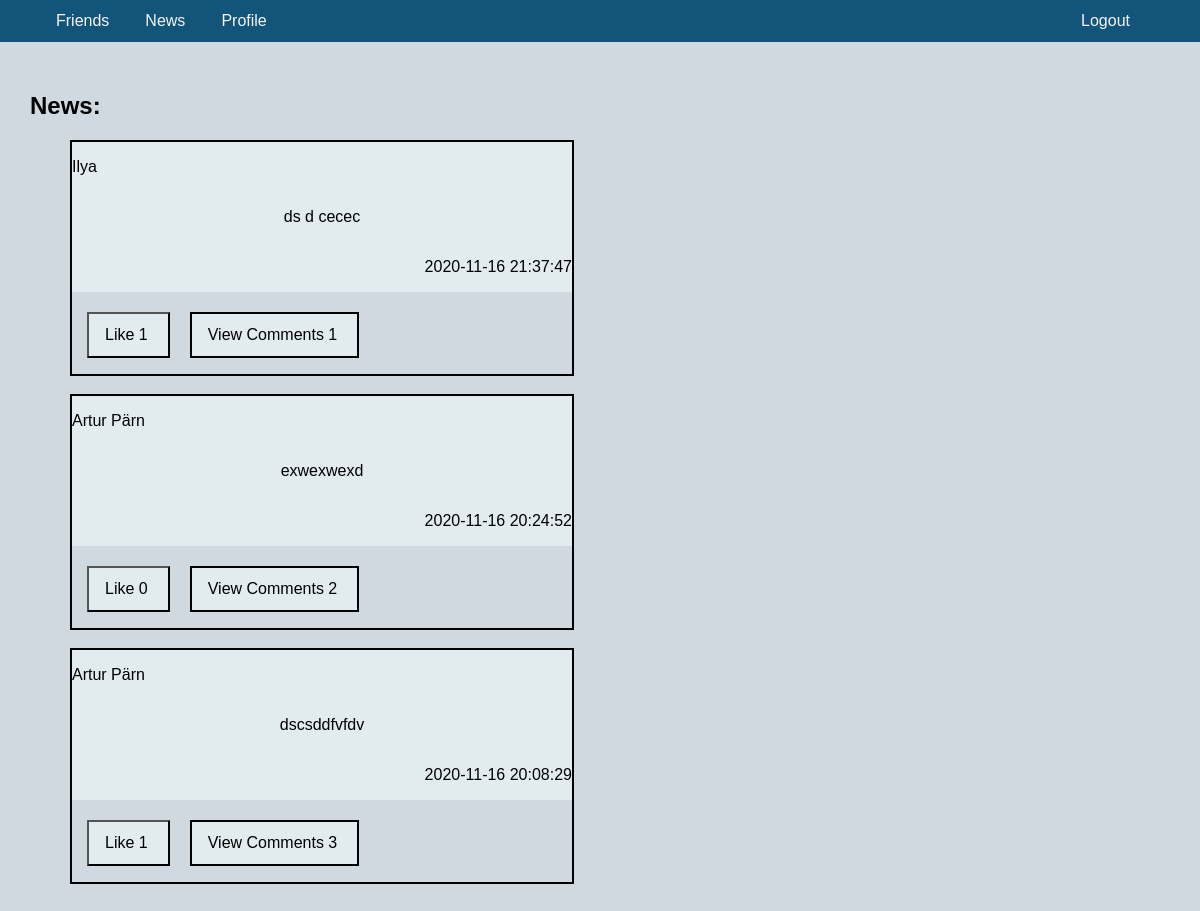
The app's page /news.php (signed in) with its own data.
### tables this page shows
CREATE TABLE `posts` (
  `id` int(11) NOT NULL,
  `user_id` int(11) NOT NULL,
  `username` varchar(50) NOT NULL,
  `content` text NOT NULL,
  `created_at` datetime NOT NULL DEFAULT current_timestamp(),
  `updated_at` datetime NOT NULL DEFAULT current_timestamp() ON UPDATE current_timestamp()
);

### includes/db.php (called while the page is built, shortened)
<?php
function db() {
    static $conn;
    if ($conn===NULL){
        $conn = mysqli_connect (DB_HOST, DB_USER, DB_PASS, DB_BASE);
        $conn->set_charset('utf8');
    }
    return $conn;
}
function db_get_list($query) {
    $conn = db();
    $data = [];
    $res =  mysqli_query($conn, $query) or die(mysqli_error($conn));
    while($row = mysqli_fetch_object($res)) {
        $data[] = $row;
    }
    return $data;
}
function get_likes($post_id) {
    $query = 'SELECT * FROM reactions WHERE post_id="%d"';
    $query = sprintf($query, $post_id);
    return db_get_list($query);
}
function get_comments($post_id) {
    $query = 'SELECT * FROM comments WHERE post_id="%d" ORDER BY created_at DESC';
    $query = sprintf($query, $post_id);
    return db_get_list($query);
}

### news.php (the view, shortened to what this page needs)
<?php
require_once 'includes/db.php';
$friends_id = [];
$news = [];
$friends = get_friends($_SESSION['id']);
foreach ($friends as $friend) {
    $friends_id[] = $friend['id'];
}
foreach (db_get_list('SELECT * FROM posts ORDER BY created_at DESC') as $post) {
    foreach ($friends_id as $id) {
        if ($post->user_id == $id) {
            $news[] = $post;
        }
    }
}
?>
<?php include 'components/header.php'; ?>
<div class="main_div_login">
    <h2>News:</h2>
    <?php if (count($news) === 0) { ?>
        <h3>You friends have no posts yet.</h3>
    <?php } else { ?>
        <ul class="posts">
            <?php foreach ($news as $post) { ?>
                <li class="post">
                    <div class="post_content">
                        <p><?php echo $post->username; ?></p>
                        <p style="align-self: center"><?php echo $post->content; ?></p>
                        <p style="align-self: flex-end"><?php echo $post->created_at; ?></p>
                    </div>
                    <div class="buttons">
                    <form method="post">
                        <?php $likes = get_likes($post->id)?>
                        <input class="button" type="submit" value="Like <?php echo count($likes)?>">
                    </form>
                    <a class="linkBtn" href="comments.php?post_id=<?php echo $post->id?>&location=news.php">View Comments <?php echo count(get_comments($post->id))?></a>
                    </div>
                </li>
                <br>
            <?php } ?>
        </ul>
    <?php } ?>
</div>
<?php include 'components/footer.php'; ?>

### assets/css/style.css (style rules this page uses)
body { margin: 0; background-color: #cfd9df; background-size: 100% 100%; }
li a { display: block; height: 30px; font-family: Helvetica, sans-serif; color: whitesmoke; padding-top: 12px; padding-left: 16px; padding-right: 20px; text-decoration: none; }
a { font-family: Helvetica, sans-serif; color: black; text-decoration: none; }
.linkBtn { border: solid 2px black; padding: 12px 20px 0 16px; background: #e2ebf0; font-family: Helvetica, sans-serif; color: black; text-decoration: none; margin-top: 20px; margin-left: 20px; }
.main_div_login { padding-left: 30px; margin-top: 50px; font-family: Helvetica, sans-serif; padding-bottom: 50px; }
.button { background: #e2ebf0; margin-top: 20px; padding: 12px 20px 12px 16px; font-size: medium; }
.posts { display: flex; flex-flow: column wrap; list-style-type: none; }
.post_content { display: flex; flex-flow: column wrap; background-color: #e2ebf0; }
.buttons { display: flex; flex-flow: row; justify-content: flex-start; padding-left: 15px; }
.post { display: flex; flex-flow: column wrap; width: 500px; border: solid 2px black; }

### records on screen
posts: username "Ilya", content "ds d cecec", created_at "2020-11-16 21:37:47", count(get_comments($post->id)) "1"
posts: username "Artur Pärn", content "exwexwexd", created_at "2020-11-16 20:24:52", count(get_comments($post->id)) "2"
posts: username "Artur Pärn", content "dscsddfvfdv", created_at "2020-11-16 20:08:29", count(get_comments($post->id)) "3"
